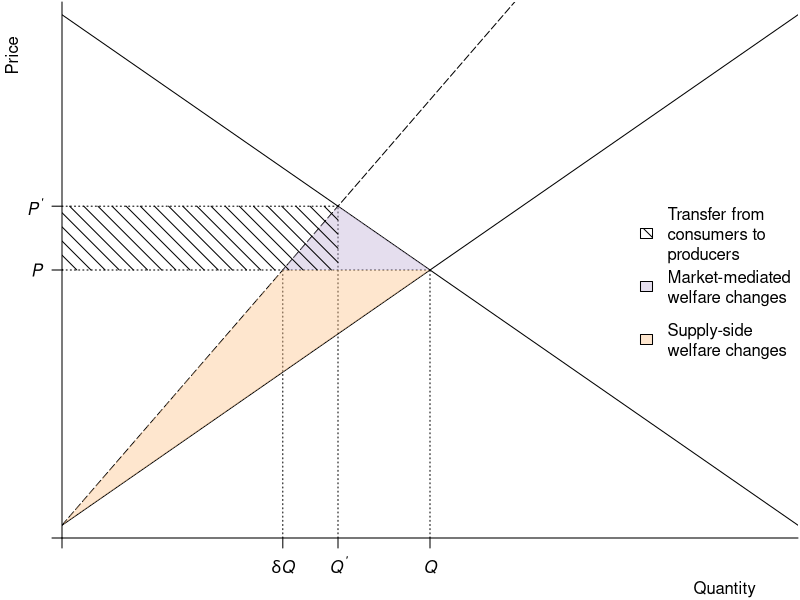
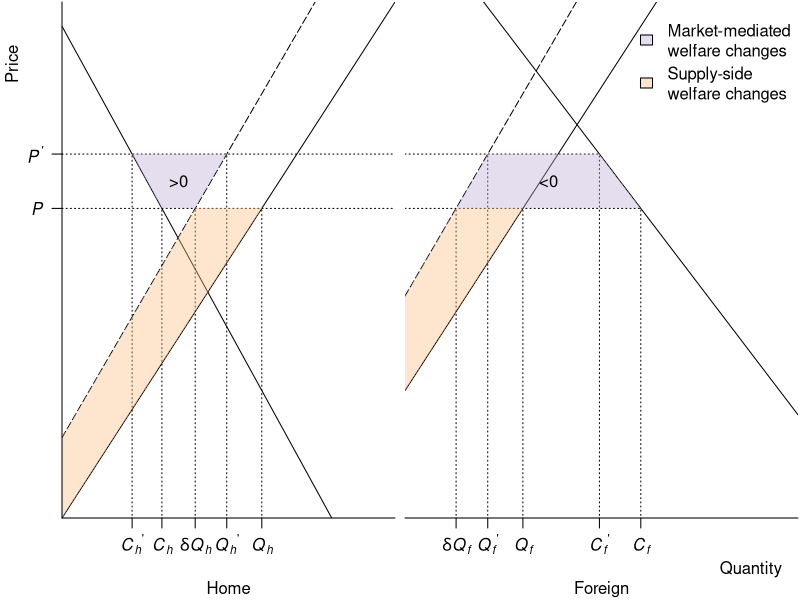

Here is the R script that generated these plots, in order:
## ---- chunk 1
P0 <- 1
Q0 <- 1

invdemand <- function(d) P0 * (1 + (d / Q0 - 1) / elastD)
invsupply <- function(s) P0 * (1 + (s / Q0 - 1) / elastS)
supply <- function(q) P0 * (1 + elastS * (q - Q0) / Q0)

col_bias <- rgb(190, 174, 212, 0.4 * 255, maxColorValue = 255)
col_W_ric <- rgb(253, 192, 134, 0.4 * 255, maxColorValue = 255)
col_bias_PS <- rgb(127, 201, 127, 0.4 * 255, maxColorValue = 255)

elastD <- -1.05
elastS <- -elastD
delta <- 0.6

invsupply_cc <- function(s) P0 * (1 + (s / (delta * Q0) - 1) / elastS)
supply_cc <- function(p) Q0 * delta * (p * elastS + P0 * (1 - elastS)) / P0

P1 <- P0 * (1 + (1 - delta) / (delta * elastS - elastD))
Q1 <- Q0 * (1 + elastD * (1 - delta) / (delta * elastS - elastD))

xlim <- c(0, 2)
ylim <- c(0, 2)

plot_single_country <- function() {
  par(mar = c(3.1, 3.1, 0.1, 0.1))
  curve(
    expr = invdemand,
    from = xlim[1],
    to = xlim[2],
    xlab = "",
    ylab = "",
    main = "",
    xaxs = "i",
    yaxs = "i",
    axes = FALSE,
    ylim = ylim
  )
  curve(invsupply, xlim[1], xlim[2], add = T)
  segments(x0 = xlim[1], y0 = P0, x1 = Q0, y1 = P0, lty = 3)
  segments(x0 = Q0, y0 = ylim[1], x1 = Q0, y1 = P0, lty = 3)

  mtext(side = 1, text = "Quantity", line = 2, at = 0.9 * xlim[2])
  mtext(side = 2, text = "Price", line = 2, at = 0.9 * ylim[2])

  curve(invsupply_cc, xlim[1], xlim[2], add = T, lty = 5)
  segments(x0 = xlim[1], y0 = P1, x1 = Q1, y1 = P1, lty = 3)
  segments(x0 = Q1, y0 = ylim[1], x1 = Q1, y1 = P1, lty = 3)

  segments(x0 = supply_cc(P0), y0 = ylim[1], y1 = P0, lty = 3)
  QRicarS <- c(xlim[1], Q0, supply_cc(P0), xlim[1])
  PRicarS <- c(invsupply(xlim[1]), P0, P0, invsupply_cc(xlim[1]))
  polygon(x = QRicarS, y = PRicarS, col = col_W_ric, border = NA)

  QBiasS <- c(supply_cc(P0), Q0, Q1)
  PBiasS <- c(P0, P0, P1)
  polygon(x = QBiasS, y = PBiasS, col = col_bias, border = NA)

  polygon(
    x = c(0, Q1, Q1, 0),
    y = c(P0, P0, P1, P1),
    border = NA,
    density = 10,
    angle = -45
  )

  legend(
    x = "right",
    fill = c(NA, col_bias, col_W_ric),
    density = c(10, NA, NA),
    angle = c(-45, NA, NA),
    bty = "n",
    legend = c(
      "Transfer from\nconsumers to\nproducers",
      "Market-mediated\nwelfare changes",
      "Supply-side\nwelfare changes"
    )
  )

  # Axes
  axis(
    side = 1,
    at = c(0, supply_cc(P0), Q1, Q0, 100),
    labels = c(
      "",
      expression(delta * italic(Q)),
      expression(italic(Q^"\u0027")),
      expression(italic(Q)),
      ""
    )
  )
  axis(
    side = 2,
    at = c(0, P0, P1, 100),
    las = 1,
    labels = c("", expression(italic(P)), expression(italic(P^"\u0027")), "")
  )
}
plot_single_country()
## ---- chunk 2
#| fig-width: 10
col_tot <- rgb(127, 201, 127, 0.4 * 255, maxColorValue = 255)
col_eff <- rgb(255, 255, 153, 0.4 * 255, maxColorValue = 255)

elastD <- -1
elastS <- -elastD
DH0 <- 0.85
SH0 <- 1
deltaH <- 0.9
DF0 <- 1
SF0 <- 0.85
deltaF <- 0.9
delta <- (SH0 * deltaH + SF0 * deltaF) / (SH0 + SF0)

P1 <- P0 * (1 + (1 - delta) / (delta * elastS - elastD))
DH1 <- DH0 * (1 + elastD * (1 - delta) / (delta * elastS - elastD))
SH1 <- SH0 * deltaH * (elastS - elastD) / (delta * elastS - elastD)
DF1 <- DF0 * (1 + elastD * (1 - delta) / (delta * elastS - elastD))
SF1 <- SF0 * deltaF * (elastS - elastD) / (delta * elastS - elastD)

invdemand_H <- function(d) P0 * (1 + (d / DH0 - 1) / elastD)
invsupply_H <- function(s) P0 * (1 + (s / SH0 - 1) / elastS)
invsupply_H_cc <- function(s) P0 * (1 + (s / (deltaH * SH0) - 1) / elastS)
supply_H <- function(p) SH0 * (p * elastS + P0 * (1 - elastS)) / P0
supply_H_cc <- function(p) SH0 * deltaH * (p * elastS + P0 * (1 - elastS)) / P0
invdemand_F <- function(d) P0 * (1 + (d / DF0 - 1) / elastD)
invsupply_F <- function(s) P0 * (1 + (s / SF0 - 1) / elastS)
invsupply_F_cc <- function(s) P0 * (1 + (s / (deltaF * SF0) - 1) / elastS)
supply_F <- function(p) SF0 * (p * elastS + P0 * (1 - elastS)) / P0
supply_F_cc <- function(p) SF0 * deltaF * (p * elastS + P0 * (1 - elastS)) / P0

SHR <- supply_H_cc(P0)
SFR <- supply_F_cc(P0)

xlim <- c(0.7, 1.2)
ylim <- xlim

plot_two_country <- function() {
  par(mfrow = c(1, 2))

  # Exporting country
  par(mar = c(4.1, 3.1, 0.1, 0.25))
  curve(
    expr = invdemand_H,
    from = xlim[1],
    to = xlim[2],
    xlab = "Home",
    ylab = "",
    main = "",
    xaxs = "i",
    yaxs = "i",
    axes = FALSE,
    ylim = ylim
  )
  curve(invsupply_H, xlim[1], xlim[2], add = T)
  segments(x0 = xlim[1], y0 = P0, x1 = xlim[2], lty = 3)
  segments(x0 = DH0, y0 = 0, y1 = P0, lty = 3)
  segments(x0 = SH0, y0 = 0, y1 = P0, lty = 3)
  curve(invsupply_H_cc, xlim[1], xlim[2], add = T, lty = 5)
  segments(x0 = xlim[1], y0 = P1, x1 = xlim[2], lty = 3)
  segments(x0 = DH1, y0 = 0, y1 = P1, lty = 3)
  segments(x0 = SH1, y0 = 0, y1 = P1, lty = 3)
  segments(x0 = SHR, y0 = 0, y1 = P0, lty = 3)

  QCS_H <- c(xlim[1], DH0, xlim[1])
  PCS_H <- c(invdemand_H(xlim[1]), P0, P0)
  QPS_H <- c(xlim[1], SH0, xlim[1])
  PPS_H <- c(invsupply_H(xlim[1]), P0, P0)

  newQCS_H <- c(xlim[1], DH1, xlim[1])
  newPCS_H <- c(invdemand_H(xlim[1]), P1, P1)
  newQPS_H <- c(xlim[1], SH1, xlim[1])
  newPPS_H <- c(invsupply_H_cc(xlim[1]), P1, P1)

  QRicarS_H <- c(xlim[1], SH0, supply_H_cc(P0), xlim[1])
  PRicarS_H <- c(invsupply_H(xlim[1]), P0, P0, invsupply_H_cc(xlim[1]))
  polygon(x = QRicarS_H, y = PRicarS_H, col = col_W_ric, border = NA)

  QBiasS_H <- c(DH0, supply_H_cc(P0), SH1, DH1)
  PBiasS_H <- c(P0, P0, P1, P1)
  polygon(x = QBiasS_H, y = PBiasS_H, col = col_bias, border = NA)

  axis(
    side = 1,
    at = c(0, DH0, SH0, DH1, SH1, 100, SHR),
    labels = c(
      "",
      expression(italic(C[h])),
      expression(italic(Q[h])),
      expression(italic(C[h])^"\u0027"),
      expression(italic(Q[h])^"\u0027"),
      "",
      expression(delta * italic(Q[h]))
    )
  )
  axis(
    side = 2,
    at = c(0, P0, P1, 100),
    labels = c("", expression(italic(P)), expression(italic(P^"\u0027")), ""),
    las = 1
  )

  mtext(side = 2, text = "Price", line = 2, at = 0.95 * ylim[2])

  text(x = (SHR + DH0) / 2, y = (P0 + P1) / 2, label = ">0")

  # Importing country
  par(mar = c(4.1, 0.25, 0.1, 0.1))
  curve(
    invdemand_F,
    xlim[1],
    xlim[2],
    xlab = "Foreign",
    ylab = "",
    main = "",
    xaxs = "i",
    yaxs = "i",
    axes = FALSE,
    ylim = ylim
  )
  curve(invsupply_F, xlim[1], xlim[2], add = T)
  segments(x0 = xlim[1], y0 = P0, x1 = DF0, lty = 3)
  segments(x0 = DF0, y0 = 0, y1 = P0, lty = 3)
  segments(x0 = SF0, y0 = 0, y1 = P0, lty = 3)
  curve(invsupply_F_cc, xlim[1], xlim[2], add = T, lty = 5)
  segments(x0 = xlim[1], y0 = P1, x1 = DF1, lty = 3)
  segments(x0 = DF1, y0 = 0, y1 = P1, lty = 3)
  segments(x0 = SF1, y0 = 0, y1 = P1, lty = 3)
  segments(x0 = SFR, y0 = 0, y1 = P0, lty = 3)

  QCS_F <- c(xlim[1], DF0, xlim[1])
  PCS_F <- c(invdemand_F(xlim[1]), P0, P0)
  QPS_F <- c(xlim[1], SF0, xlim[1])
  PPS_F <- c(invsupply_F(xlim[1]), P0, P0)

  newQCS_F <- c(xlim[1], DF1, xlim[1])
  newPCS_F <- c(invdemand_F(xlim[1]), P1, P1)
  newQPS_F <- c(xlim[1], SF1, xlim[1])
  newPPS_F <- c(invsupply_F_cc(xlim[1]), P1, P1)

  QRicarS_F <- c(xlim[1], SF0, supply_F_cc(P0), xlim[1])
  PRicarS_F <- c(invsupply_F(xlim[1]), P0, P0, invsupply_F_cc(xlim[1]))
  polygon(x = QRicarS_F, y = PRicarS_F, col = col_W_ric, border = NA)

  QBiasS_F <- c(DF0, supply_F_cc(P0), SF1, DF1)
  PBiasS_F <- c(P0, P0, P1, P1)
  polygon(x = QBiasS_F, y = PBiasS_F, col = col_bias, border = NA)

  axis(
    side = 1,
    at = c(0, DF0, SF0, DF1, SF1, 100, SFR),
    labels = c(
      "",
      expression(italic(C[f])),
      expression(italic(Q[f])),
      expression(italic(C[f])^"\u0027"),
      expression(italic(Q[f])^"\u0027"),
      "",
      expression(delta * italic(Q[f]))
    )
  )

  legend(
    x = "topright",
    legend = c(
      "Market-mediated\nwelfare changes",
      "Supply-side\nwelfare changes"
    ),
    fill = c(col_bias, col_W_ric),
    bty = "n",
    y.intersp = 1.5
  )

  mtext(side = 1, text = "Quantity", line = 2, at = 0.95 * xlim[2])

  text(x = (SFR + DF0) / 2, y = (P0 + P1) / 2, label = "<0")
}
plot_two_country()
